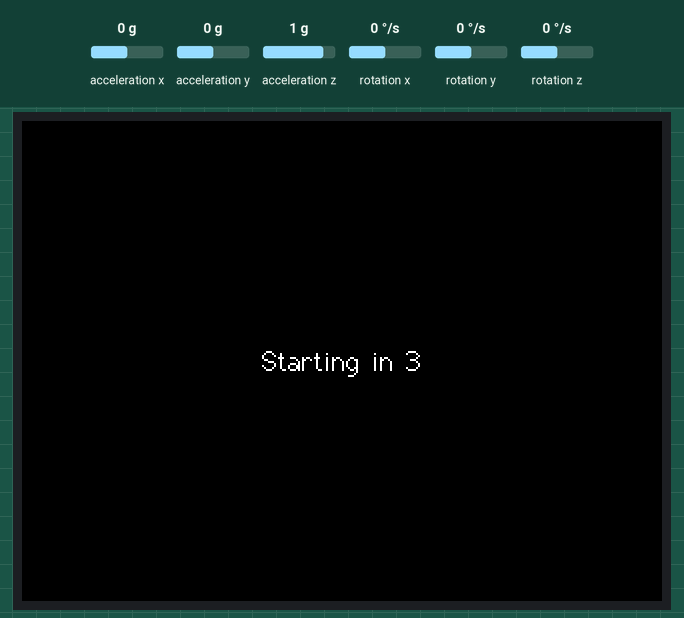
The sketch below on a simulated ESP32. Shown: 320×240 colour display. The test bench sets the inputs (shaded band); at power-on: acceleration x 0 g, acceleration y 0 g, acceleration z 1 g, rotation x 0 °/s, rotation y 0 °/s, rotation z 0 °/s. What the sketch prints to the serial monitor is not drawn.

Above: at 0.3 s.
At 3.5 s:
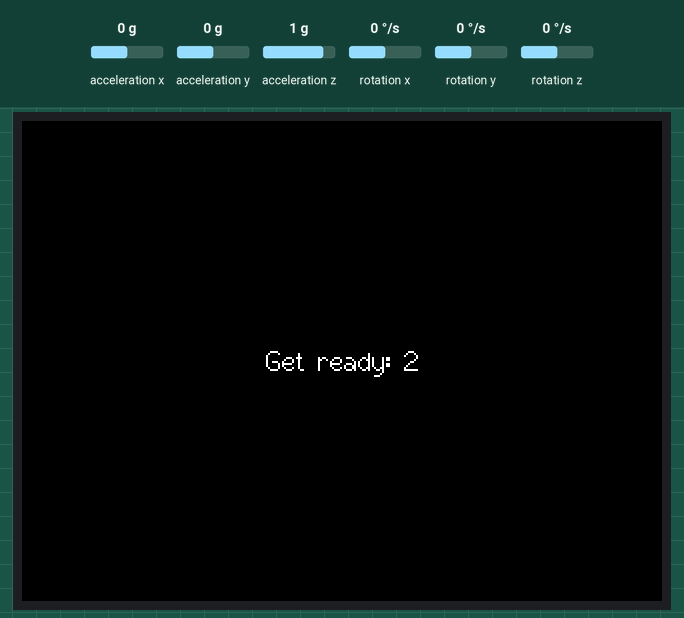

The sketch:

tinyml_idle_state.ino
```cpp
#include <M5Unified.h>

#define SAMPLING_FREQ_HZ    100
#define SAMPLING_PERIOD_MS  (1000 / SAMPLING_FREQ_HZ)
#define NUM_SAMPLES         150
#define CONVERT_G_TO_MS2    9.80665f
#define TOTAL_SAMPLES       30
#define GAP_BETWEEN_MS      2000  // 2 second gap between samples

void collectSample(int sampleNum) {
  // UI: show sample number and recording state
  M5.Display.fillScreen(TFT_RED);
  M5.Display.setTextColor(TFT_WHITE);
  M5.Display.setTextDatum(middle_center);
  M5.Display.setTextFont(&fonts::Font2);

  String msg = "REC " + String(sampleNum) + "/" + String(TOTAL_SAMPLES);
  M5.Display.drawString(msg, M5.Display.width() / 2, M5.Display.height() / 2);

  // Print CSV header
  Serial.println("timestamp,accX,accY,accZ,gyrX,gyrY,gyrZ");

  unsigned long start_timestamp = millis();

  for (int i = 0; i < NUM_SAMPLES; i++) {
    unsigned long sample_start_time = millis();

    M5.Imu.update();
    auto imuData = M5.Imu.getImuData();
    unsigned long current_timestamp = millis() - start_timestamp;

    Serial.print(current_timestamp); Serial.print(",");
    Serial.print(imuData.accel.x * CONVERT_G_TO_MS2); Serial.print(",");
    Serial.print(imuData.accel.y * CONVERT_G_TO_MS2); Serial.print(",");
    Serial.print(imuData.accel.z * CONVERT_G_TO_MS2); Serial.print(",");
    Serial.print(imuData.gyro.x); Serial.print(",");
    Serial.print(imuData.gyro.y); Serial.print(",");
    Serial.println(imuData.gyro.z);

    while (millis() - sample_start_time < SAMPLING_PERIOD_MS);
  }

  // Two empty lines — signal end of sample to Python script
  Serial.println();
  Serial.println();

  // UI: show done + countdown to next
  M5.Display.fillScreen(TFT_BLACK);
  M5.Display.setTextColor(TFT_WHITE);
}

void setup() {
  auto cfg = M5.config();
  M5.begin(cfg);
  M5.Display.setTextDatum(middle_center);
  M5.Display.setTextFont(&fonts::Font2);
  M5.Display.setTextColor(TFT_WHITE);
  Serial.begin(115200);

  // 3 second countdown before starting so you can get ready
  for (int i = 3; i > 0; i--) {
    M5.Display.fillScreen(TFT_BLACK);
    M5.Display.drawString("Starting in " + String(i), M5.Display.width() / 2, M5.Display.height() / 2);
    delay(1000);
  }
}

void loop() {
  for (int s = 1; s <= TOTAL_SAMPLES; s++) {

    // Countdown before each sample
    for (int c = 2; c > 0; c--) {
      M5.Display.fillScreen(TFT_BLACK);
      M5.Display.drawString("Get ready: " + String(c), M5.Display.width() / 2, M5.Display.height() / 2);
      delay(1000);
    }

    // Collect the sample
    collectSample(s);

    // Brief pause after sample
    M5.Display.drawString("Done " + String(s) + "/" + String(TOTAL_SAMPLES),
                           M5.Display.width() / 2, M5.Display.height() / 2);
    delay(500);
  }

  // All done
  M5.Display.fillScreen(TFT_GREEN);
  M5.Display.setTextColor(TFT_BLACK);
  M5.Display.drawString("ALL DONE!", M5.Display.width() / 2, M5.Display.height() / 2);

  // Stop forever
  while (true) delay(1000);
}
```
